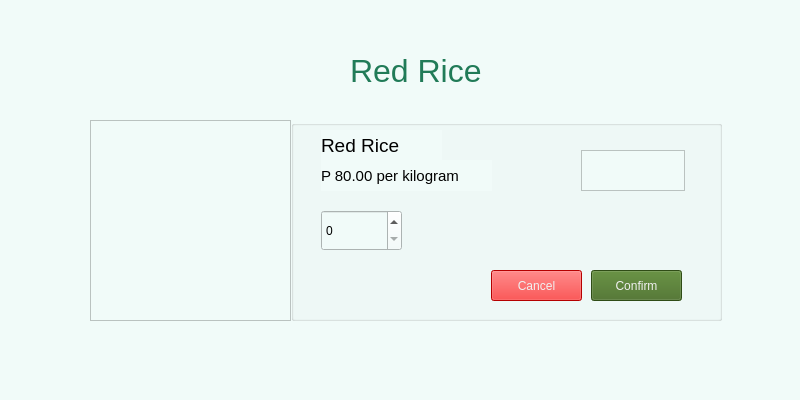
<?xml version="1.0" encoding="UTF-8"?>
<ui version="4.0">
 <class>redRiceForm</class>
 <widget class="QWidget" name="redRiceForm">
  <property name="geometry">
   <rect>
    <x>0</x>
    <y>0</y>
    <width>800</width>
    <height>400</height>
   </rect>
  </property>
  <property name="windowTitle">
   <string>Form</string>
  </property>
  <property name="styleSheet">
   <string notr="true">background-color:rgb(241, 251, 249)</string>
  </property>
  <widget class="QGroupBox" name="redRiceGroupBox">
   <property name="geometry">
    <rect>
     <x>291</x>
     <y>120</y>
     <width>431</width>
     <height>201</height>
    </rect>
   </property>
   <property name="title">
    <string/>
   </property>
   <widget class="QLabel" name="redRiceLabel">
    <property name="geometry">
     <rect>
      <x>30</x>
      <y>10</y>
      <width>121</width>
      <height>31</height>
     </rect>
    </property>
    <property name="font">
     <font>
      <pointsize>14</pointsize>
     </font>
    </property>
    <property name="text">
     <string>Red Rice</string>
    </property>
   </widget>
   <widget class="QLabel" name="redRicePrice">
    <property name="geometry">
     <rect>
      <x>30</x>
      <y>40</y>
      <width>171</width>
      <height>31</height>
     </rect>
    </property>
    <property name="font">
     <font>
      <pointsize>11</pointsize>
     </font>
    </property>
    <property name="text">
     <string>P 80.00 per kilogram</string>
    </property>
   </widget>
   <widget class="QSpinBox" name="redRiceSpinBox">
    <property name="geometry">
     <rect>
      <x>30</x>
      <y>90</y>
      <width>81</width>
      <height>41</height>
     </rect>
    </property>
   </widget>
   <widget class="QPlainTextEdit" name="redRiceTextEdit">
    <property name="enabled">
     <bool>true</bool>
    </property>
    <property name="geometry">
     <rect>
      <x>290</x>
      <y>30</y>
      <width>104</width>
      <height>41</height>
     </rect>
    </property>
    <property name="readOnly">
     <bool>true</bool>
    </property>
   </widget>
   <widget class="QPushButton" name="redRiceConfirmButton">
    <property name="geometry">
     <rect>
      <x>300</x>
      <y>150</y>
      <width>91</width>
      <height>31</height>
     </rect>
    </property>
    <property name="styleSheet">
     <string notr="true">background-color: rgb(66, 107, 31);
color: rgb(240, 240, 240);
font: 10pt &quot;MS Shell Dlg 2&quot;;</string>
    </property>
    <property name="text">
     <string>Confirm</string>
    </property>
   </widget>
   <widget class="QPushButton" name="redRiceCancelButton">
    <property name="geometry">
     <rect>
      <x>200</x>
      <y>150</y>
      <width>91</width>
      <height>31</height>
     </rect>
    </property>
    <property name="styleSheet">
     <string notr="true">background-color: rgb(254, 0, 0);
font: 10pt &quot;MS Shell Dlg 2&quot;;
color: rgb(240, 240, 240);</string>
    </property>
    <property name="text">
     <string>Cancel</string>
    </property>
   </widget>
  </widget>
  <widget class="QLabel" name="redriceHeadLabel">
   <property name="geometry">
    <rect>
     <x>350</x>
     <y>40</y>
     <width>131</width>
     <height>61</height>
    </rect>
   </property>
   <property name="font">
    <font>
     <pointsize>24</pointsize>
    </font>
   </property>
   <property name="styleSheet">
    <string notr="true">color: rgb(33, 123, 88);</string>
   </property>
   <property name="text">
    <string>Red Rice</string>
   </property>
  </widget>
  <widget class="QGraphicsView" name="redRiceView">
   <property name="geometry">
    <rect>
     <x>90</x>
     <y>120</y>
     <width>201</width>
     <height>201</height>
    </rect>
   </property>
  </widget>
 </widget>
 <resources/>
 <connections/>
</ui>
